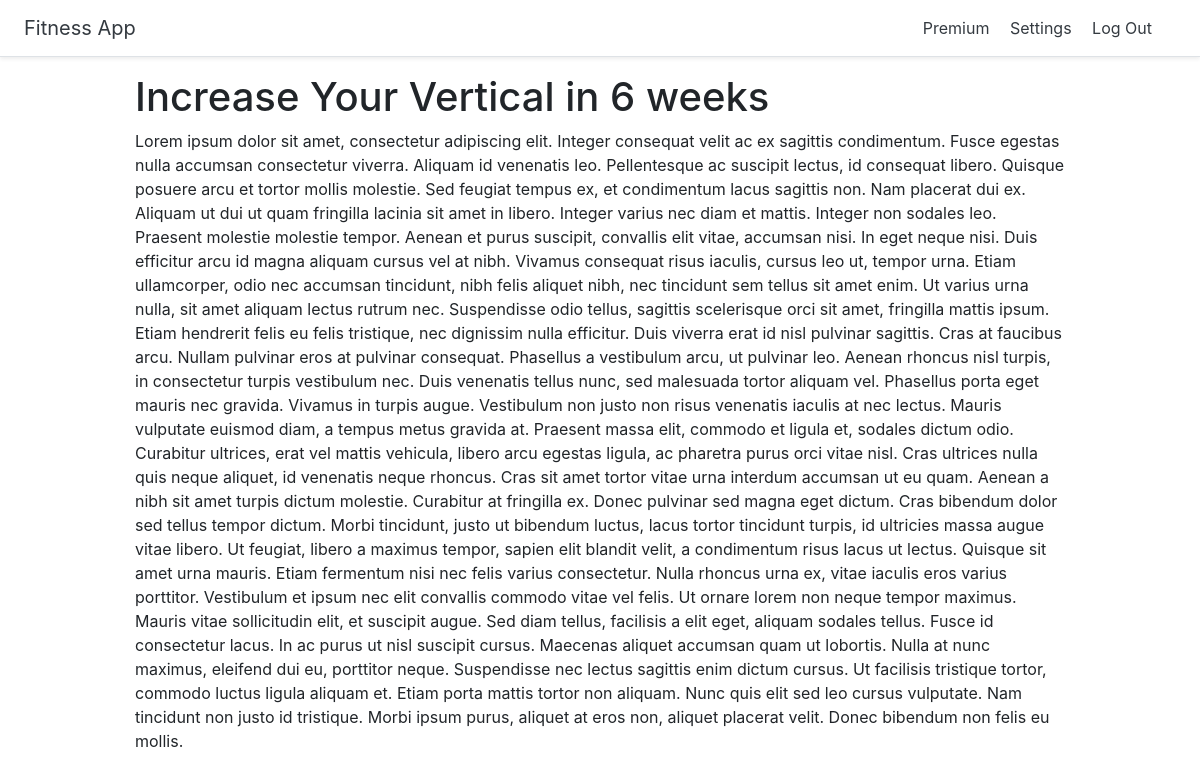
Page /plans/2 (signed in) on the committed database.
### plans/models.py (models this page shows)
class FitnessPlan(models.Model):
  title = models.CharField(max_length=255)
  text = models.TextField()
  premium = models.BooleanField(default=True)

### plans/views.py (the view)
# urls.py: path('plans/<int:pk>', views.plan, name='plan'),
def plan(request,pk):
  plan = get_object_or_404(FitnessPlan, pk=pk)
  if plan.premium :
    if request.user.is_authenticated:
      try:
        if request.user.customer.membership:
          return render(request, 'plans/plan.html', {'plan':plan})
      except Customer.DoesNotExist:
        return redirect('join')
    return redirect('join')
  else:
    return render(request, 'plans/plan.html', {'plan':plan})

### plans/context_processors.py (called while the page is built)
def data_key(_):
  return {'DATA_KEY': env('STRIPE_PUBLIC_API_KEY')}

### plans/templates/plans/plan.html
{% extends 'plans/base.html' %}
{% block content %}
<div class="container">
<h1>{{ plan.title}}</h1>
<p>{{ plan.text }}</p>
</div>
{% endblock %}

### plans/static/pricing.css (style rules this page uses)
html { font-size: 14px; }
@media (min-width: 768px) { html { font-size: 16px; } }
.container { max-width: 960px; }

### rows in the picture
FitnessPlan: title "Increase Your Vertical in 6 weeks", text "Lorem ipsum dolor sit amet, consectetur adipiscing elit. Integer consequat velit ac ex sagittis condimentum. Fusce egestas nulla accumsan consectetur viverra. Aliquam id venenatis leo. Pellentesque ac suscipit lectus, id consequat libero. Quisque posuere arcu et tortor mollis molestie. Sed feugiat tempus ex, et condimentum lacus sagittis non. Nam placerat dui ex. Aliquam ut dui ut quam fringilla lacinia sit amet in libero. Integer varius nec diam et mattis. Integer non sodales leo. Praesent molestie molestie tempor. Aenean et purus suscipit, convallis elit vitae, accumsan nisi. In eget neque nisi. Duis efficitur arcu id magna aliquam cursus vel at nibh. Vivamus consequat risus iaculis,…"
